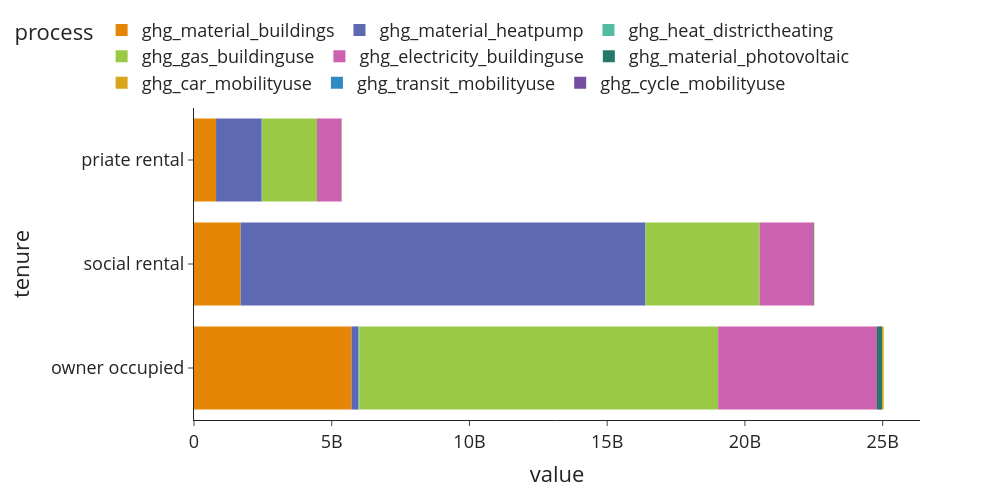

Here is the notebook cell this chart was saved with:
### Code cell
df = ghg_annual.multiply(use['n_hhd'], axis=0).groupby(level=0, sort=False).sum().unstack().reset_index()
    df.columns = ['process', 'tenure', 'value']

    fig = px.bar(df, x='value', y='tenure',color='process', 
                 #text=df['percentage'].apply(lambda x: '{0:.1%}'.format(x)), 
                 #labels={'value':'Carbon footprint of EU construction in '+str(iot_year)+' [Mt CO<sub>2</sub>]', 'subsector':''}, 
                 template='simple_white', 
             color_discrete_sequence=px.colors.qualitative.Vivid) 
    #fig.update_traces(textposition='inside')
    fig.update_layout(width=1000, height=500, 
                      #xaxis_tickformat = '.0%',
                      font=dict(size=18),
                      legend=dict(
        orientation="h",
        #entrywidth=70,
        yanchor="bottom",
        y=1.02,
        xanchor="left",
        x=-0.25
    ))
    fig.update_traces(marker_line_width=0)

### Figure 1 — Plotly figure (JSON) as saved in the notebook; plotly's stock layout.template omitted (floating-point values rounded to 4 significant figures)
{"data": [{"alignmentgroup": "True", "hovertemplate": "process=ghg_material_buildings<br>value=%{x}<br>tenure=%{y}<extra></extra>", "legendgroup": "ghg_material_buildings", "marker": {"color": "rgb(229, 134, 6)", "line": {"width": 0}, "pattern": {"shape": ""}}, "name": "ghg_material_buildings", "offsetgroup": "ghg_material_buildings", "orientation": "h", "showlegend": true, "textposition": "auto", "type": "bar", "x": [5721000000.0, 1692000000.0, 800800000.0], "xaxis": "x", "y": ["owner occupied", "social rental", "priate rental"], "yaxis": "y"}, {"alignmentgroup": "True", "hovertemplate": "process=ghg_material_heatpump<br>value=%{x}<br>tenure=%{y}<extra></extra>", "legendgroup": "ghg_material_heatpump", "marker": {"color": "rgb(93, 105, 177)", "line": {"width": 0}, "pattern": {"shape": ""}}, "name": "ghg_material_heatpump", "offsetgroup": "ghg_material_heatpump", "orientation": "h", "showlegend": true, "textposition": "auto", "type": "bar", "x": [250600000.0, 14687619315, 1654545795], "xaxis": "x", "y": ["owner occupied", "social rental", "priate rental"], "yaxis": "y"}, {"alignmentgroup": "True", "hovertemplate": "process=ghg_heat_districtheating<br>value=%{x}<br>tenure=%{y}<extra></extra>", "legendgroup": "ghg_heat_districtheating", "marker": {"color": "rgb(82, 188, 163)", "line": {"width": 0}, "pattern": {"shape": ""}}, "name": "ghg_heat_districtheating", "offsetgroup": "ghg_heat_districtheating", "orientation": "h", "showlegend": true, "textposition": "auto", "type": "bar", "x": [35430000.0, 22290000.0, 12790000.0], "xaxis": "x", "y": ["owner occupied", "social rental", "priate rental"], "yaxis": "y"}, {"alignmentgroup": "True", "hovertemplate": "process=ghg_gas_buildinguse<br>value=%{x}<br>tenure=%{y}<extra></extra>", "legendgroup": "ghg_gas_buildinguse", "marker": {"color": "rgb(153, 201, 69)", "line": {"width": 0}, "pattern": {"shape": ""}}, "name": "ghg_gas_buildinguse", "offsetgroup": "ghg_gas_buildinguse", "orientation": "h", "showlegend": true, "textposition": "auto", "type": "bar", "x": [13020000000.0, 4129000000.0, 1996000000.0], "xaxis": "x", "y": ["owner occupied", "social rental", "priate rental"], "yaxis": "y"}, {"alignmentgroup": "True", "hovertemplate": "process=ghg_electricity_buildinguse<br>value=%{x}<br>tenure=%{y}<extra></extra>", "legendgroup": "ghg_electricity_buildinguse", "marker": {"color": "rgb(204, 97, 176)", "line": {"width": 0}, "pattern": {"shape": ""}}, "name": "ghg_electricity_buildinguse", "offsetgroup": "ghg_electricity_buildinguse", "orientation": "h", "showlegend": true, "textposition": "auto", "type": "bar", "x": [5768000000.0, 1952000000.0, 887500000.0], "xaxis": "x", "y": ["owner occupied", "social rental", "priate rental"], "yaxis": "y"}, {"alignmentgroup": "True", "hovertemplate": "process=ghg_material_photovoltaic<br>value=%{x}<br>tenure=%{y}<extra></extra>", "legendgroup": "ghg_material_photovoltaic", "marker": {"color": "rgb(36, 121, 108)", "line": {"width": 0}, "pattern": {"shape": ""}}, "name": "ghg_material_photovoltaic", "offsetgroup": "ghg_material_photovoltaic", "orientation": "h", "showlegend": true, "textposition": "auto", "type": "bar", "x": [182100000.0, 26980000.0, 6247000.0], "xaxis": "x", "y": ["owner occupied", "social rental", "priate rental"], "yaxis": "y"}, {"alignmentgroup": "True", "hovertemplate": "process=ghg_car_mobilityuse<br>value=%{x}<br>tenure=%{y}<extra></extra>", "legendgroup": "ghg_car_mobilityuse", "marker": {"color": "rgb(218, 165, 27)", "line": {"width": 0}, "pattern": {"shape": ""}}, "name": "ghg_car_mobilityuse", "offsetgroup": "ghg_car_mobilityuse", "orientation": "h", "showlegend": true, "textposition": "auto", "type": "bar", "x": [59890000.0, 8484000.0, 8989000.0], "xaxis": "x", "y": ["owner occupied", "social rental", "priate rental"], "yaxis": "y"}, {"alignmentgroup": "True", "hovertemplate": "process=ghg_transit_mobilityuse<br>value=%{x}<br>tenure=%{y}<extra></extra>", "legendgroup": "ghg_transit_mobilityuse", "marker": {"color": "rgb(47, 138, 196)", "line": {"width": 0}, "pattern": {"shape": ""}}, "name": "ghg_transit_mobilityuse", "offsetgroup": "ghg_transit_mobilityuse", "orientation": "h", "showlegend": true, "textposition": "auto", "type": "bar", "x": [350000.0, 234300.0, 295900.0], "xaxis": "x", "y": ["owner occupied", "social rental", "priate rental"], "yaxis": "y"}, {"alignmentgroup": "True", "hovertemplate": "process=ghg_cycle_mobilityuse<br>value=%{x}<br>tenure=%{y}<extra></extra>", "legendgroup": "ghg_cycle_mobilityuse", "marker": {"color": "rgb(118, 78, 159)", "line": {"width": 0}, "pattern": {"shape": ""}}, "name": "ghg_cycle_mobilityuse", "offsetgroup": "ghg_cycle_mobilityuse", "orientation": "h", "showlegend": true, "textposition": "auto", "type": "bar", "x": [14730.0, 6015.0, 2573.0], "xaxis": "x", "y": ["owner occupied", "social rental", "priate rental"], "yaxis": "y"}], "layout": {"barmode": "relative", "font": {"size": 18}, "height": 500, "legend": {"orientation": "h", "title": {"text": "process"}, "tracegroupgap": 0, "x": -0.25, "xanchor": "left", "y": 1.02, "yanchor": "bottom"}, "margin": {"t": 60}, "width": 1000, "xaxis": {"anchor": "y", "domain": [0, 1], "title": {"text": "value"}}, "yaxis": {"anchor": "x", "domain": [0, 1], "title": {"text": "tenure"}}}}
